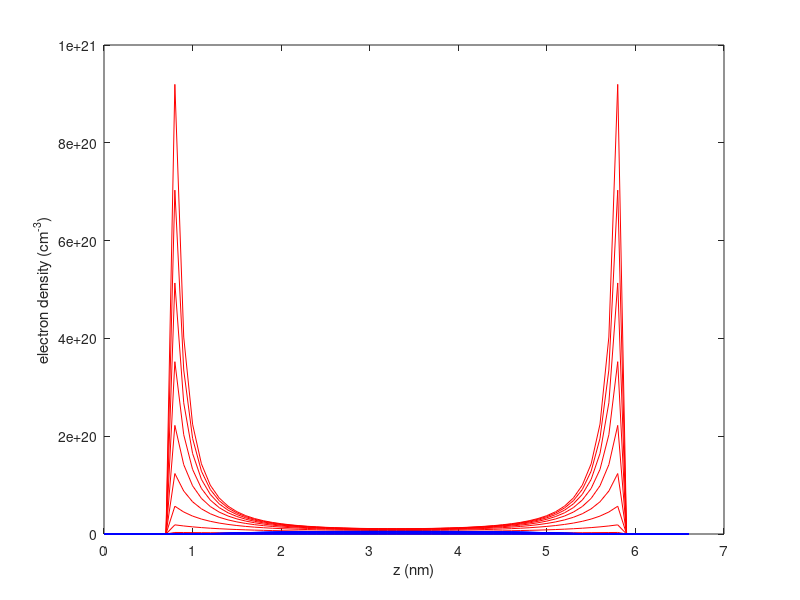

Write MATLAB code to recreate this figure.
clear;

h = 6.626176e-34; % Planck constant, J s
hbar = h / (2*pi); % Reduced Planck constant, J s
q = 1.602192e-19; % Elementary charge, C
m0 = 9.109534e-31; % Electron rest mass, kg
eps0 = 8.854187817e-12; % Vacuum permittivity, F/m
k_B = 1.380662e-23; % Boltzmann constant, J/K
T = 300.0; % Temperature, K
thermal = k_B*T/q; % Thermal voltage, V
Lx = 100e-9; Ly = 100e-9; % Lenghs, m
Deltaz = 0.1e-9; % 0.1 nm spacing
N = 67; % 6.6 nm thick
z = Deltaz*transpose([0:N-1]); % real space, m
interface1 = 9; % At x=0.8 nm
interface2 = 59; % At x=5.8 nm
eps_si = 11.7; eps_ox = 3.9; % Relative permittivity
Nacc = 1e24; % 1e18 /cm^3
ni = 1.075e16; % 1.075e10 /cm^3
coef_Poi = Deltaz*Deltaz*q/eps0;
Ec_Ei = 0.56; % E_c-E_i, eV


Vg=[0:0.1:1];
electron_Poi=zeros(N,length(Vg));   % Electron density, /m^3
electron_Sch = zeros(N,length(Vg)); % Electron density, /m^3
V = zeros(N,length(Vg));            % Potential energy, J
phi = zeros(N,length(Vg));
phi(:) = 0.33374;

nSubband = 10;

for i = 1:length(Vg)
%     totalNumber = 0;
    
    %%% Non-linear Poisson equation %%%
    if i>1
        phi(:,i) = phi(:,i-1);
    end
    
    for newton = 1: 20
        res = zeros(N,1);
        Jaco = sparse(N,N);
        res(1,1) = phi(1,i) - 0.33374-Vg(i);
        Jaco(1,1) = 1.0;
        res(N,1) = phi(N,i) - 0.33374-Vg(i);
        Jaco(N,N) = 1.0;
        
        %%% Laplacian %%%
        for ii=2:N-1
            if (ii< interface1 || ii> interface2)
                res(ii,1) = eps_ox*phi(ii+1,i) - 2*eps_ox*phi(ii,i) + eps_ox*phi(ii-1,i);
                Jaco(ii,ii-1) = eps_ox; Jaco(ii,ii) = -2*eps_ox; Jaco(ii,ii+1) = eps_ox;
            elseif (ii==interface1)
                res(ii,1) = eps_si*phi(ii+1,i) - (eps_si+eps_ox)*phi(ii,i) + eps_ox*phi(ii-1,i);
                Jaco(ii,ii-1) = eps_ox; Jaco(ii,ii) = -(eps_si+eps_ox); Jaco(ii,ii+1) = eps_si;
            elseif (ii==interface2)
                res(ii,1) = eps_ox*phi(ii+1,i) - (eps_ox+eps_si)*phi(ii,i) + eps_si*phi(ii-1,i);
                Jaco(ii,ii-1) = eps_si; Jaco(ii,ii) = -(eps_ox+eps_si); Jaco(ii,ii+1) = eps_ox;
            else
                res(ii,1) = eps_si*phi(ii+1,i) - 2*eps_si*phi(ii,i) + eps_si*phi(ii-1,i);
                Jaco(ii,ii-1) = eps_si; Jaco(ii,ii) = -2*eps_si; Jaco(ii,ii+1) = eps_si;
            end
        end
        
        %%% Charge %%%
        for ii=interface1:interface2
            if (ii==interface1)
                res(ii,1) = res(ii,1) - coef_Poi*(Nacc+ni*exp(phi(ii,i)/thermal))*0.5;
                Jaco(ii,ii) = Jaco(ii,ii) - coef_Poi*ni*exp(phi(ii,i)/thermal)/thermal*0.5;
            elseif (ii==interface2)
                res(ii,1) = res(ii,1) - coef_Poi*(Nacc+ni*exp(phi(ii,i)/thermal))*0.5;
                Jaco(ii,ii) = Jaco(ii,ii) - coef_Poi*ni*exp(phi(ii,i)/thermal)/thermal*0.5;
            else
                res(ii,1) = res(ii,1) - coef_Poi*(Nacc+ni*exp(phi(ii,i)/thermal));
                Jaco(ii,ii) = Jaco(ii,ii) - coef_Poi*ni*exp(phi(ii,i)/thermal)/thermal;
            end
        end
        update = Jaco \ (-res);
        phi(:,i) = phi(:,i) + update;
        
        error = max(abs(update));
        if error < 1e-10
            break;
        end
        
    end
    
    %%% electron density %%%
    for ii=interface1:interface2
        if ii == interface1 || ii== interface2
            electron_Poi(ii,i) = ni*exp(phi(ii,i)/thermal)/1e6; %/cm^3
        else
            electron_Poi(ii,i) = ni*exp(phi(ii,i)/thermal)/1e6; %/cm^3
        end
    end      
    
    %%% Schrhodinger eqaution %%%
    V(:,i) = q*Ec_Ei - q*phi(:,i); % Potential energy, J
    
    
    for iValley = 1:3
        mass = ones(3)*0.19;
        mass(iValley) = 0.91;
        coef_Sch = 2*Lx*Ly/(2*pi)*sqrt(mass(1)*mass(2))*m0/(hbar^2)*(k_B*T); %spin
        
        
        Nbulk = interface2-interface1-1; % Number of bulk silicon nodes
        Hamil = zeros(Nbulk,Nbulk);
        Hamil(1,1) = -2; Hamil(1,2) = 1;
        
        for ii=2:Nbulk-1
            Hamil(ii,ii+1) = 1;
            Hamil(ii,ii ) = -2;
            Hamil(ii,ii-1) = 1;
        end
        
        Hamil(Nbulk,Nbulk) = -2; Hamil(Nbulk,Nbulk-1) = 1;
        
        
        for ii=1:Nbulk
            Hamil(ii,ii) = Hamil(ii,ii) -2*mass(3)*m0*(Deltaz/hbar)^2*V(ii+interface1,i);
        end
        
        
        [eigenvectors,eigenvalues] = eig(Hamil);
        scaledEz = diag(eigenvalues)/(-2*mass(3)*m0*(Deltaz/hbar)^2); % Eigenenergy, J
        [sortedEz,sortedIndex] = sort(scaledEz);
        
        
        for n=1:nSubband
            Ez = sortedEz(n,1);
            wavefunction2 = eigenvectors(:,sortedIndex(n)).^2;
            normalization = sum(wavefunction2)*Deltaz;
            wavefunction2 = wavefunction2 / normalization;
            subbandNumber = 2*coef_Sch*log(1+exp(-Ez/(k_B*T))); % valley degeneracy
%             totalNumber = totalNumber + subbandNumber;
            electron_Sch(interface1+1:interface2-1,i) = electron_Sch(interface1+1:interface2-1,i) + 1/(Lx*Ly)*wavefunction2*subbandNumber;
        end
        
    end
end


electron_Sch = electron_Sch/1e6; %/cm^3

plot(z*1e9,electron_Poi,'r'); hold on;
plot(z*1e9,electron_Sch,'b'); hold on;
xlabel('z (nm)')
ylabel('electron density (cm^{-3})')
